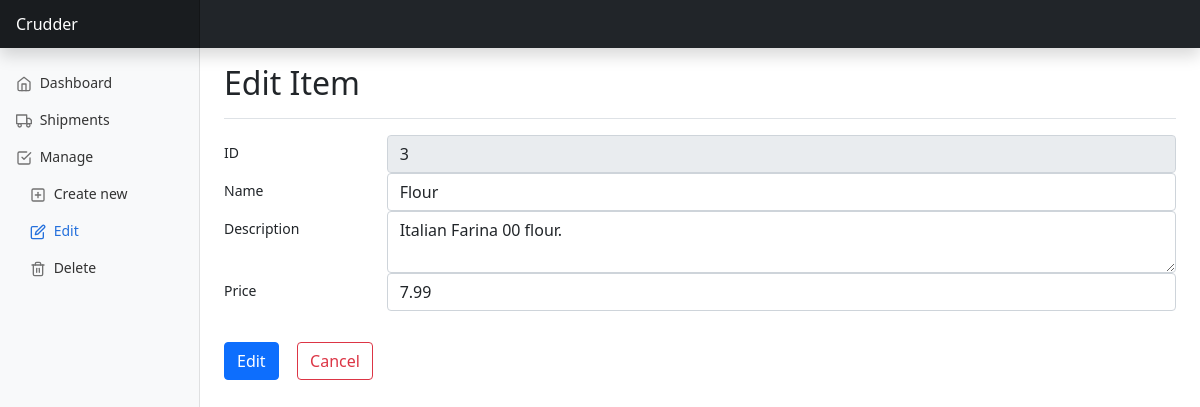
The page /manage/edit/3 on the database as committed earlier.
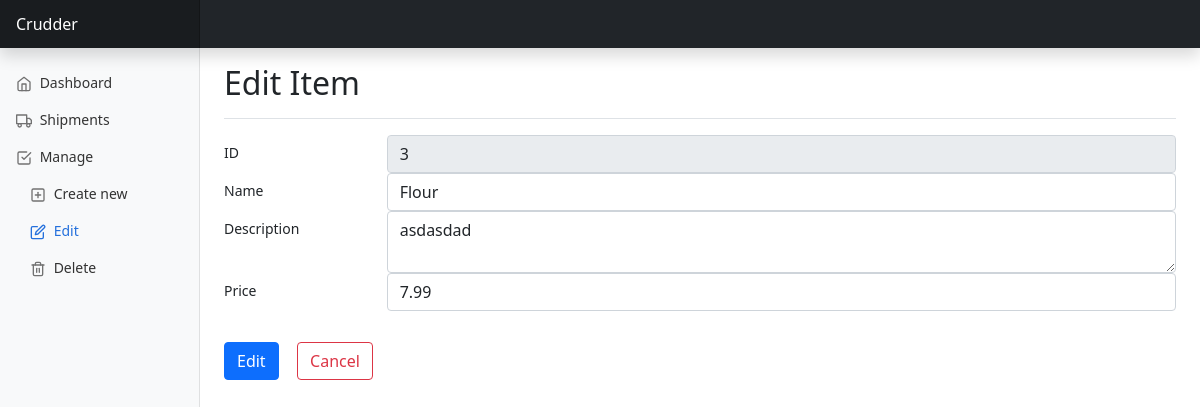
The same page on the database as committed later.
### tables this page shows
CREATE TABLE items (
  id INTEGER PRIMARY KEY AUTOINCREMENT,
  name TEXT,
  description TEXT,
  price REAL
);

### app.py (the view, shortened to what this page needs)
@app.route('/manage/edit/<int:item_id>', methods=['GET', 'POST'])
def manage_edit_item(item_id):
    conn = db.get_db_connection()
    item = db.execute_query(
        conn=conn,
        query=constants.GET_ITEM_QUERY,
        args=(item_id,)
    ).fetchone()
    conn.close()
    return render_template('manage/edit_details.html', item=item)

### db.py (called while the page is built)
def get_db_connection(db='database.db'):
    conn = sqlite3.connect(db)
    conn.row_factory = sqlite3.Row
    return conn

def get_db_cursor(conn):
    return conn.cursor()

def execute_query(conn, query, args=None):
    cursor = get_db_cursor(conn)
    if args:
        cursor.execute(query, args)
    else:
        cursor.execute(query)
    conn.commit()
    return cursor

### templates/manage/edit_details.html (shortened to what this page needs)
{% extends "base.html" %}
{% block sidebar %}
  <li class="nav-item">
    <a class="nav-link" href="/index">
      <span data-feather="home"></span>
      Dashboard
    </a>
  </li>
  <li class="nav-item">
    <a class="nav-link" href="/shipments">
      <span data-feather="truck"></span>
      Shipments
    </a>
  </li>
  <li class="nav-item">
    <a class="nav-link" href="/manage">
      <span data-feather="check-square"></span>
      Manage
    </a>
    <ul class="nav flex-column">
      <li class="nav-item"><a class="nav-link" href="/manage/create">
        <span data-feather="plus-square"></span>
        Create new
      </a>
      </li>
      <li class="nav-item"><a class="nav-link active" aria-current="page" href="/manage/edit">
        <span data-feather="edit"></span>
        Edit
      </a>
      </li>
      <li class="nav-item"><a class="nav-link" href="/manage/delete">
        <span data-feather="trash-2"></span>
        Delete
      </a>
      </li>
    </ul>
  </li>
{% endblock %}
{% block header %}Edit Item{% endblock %}
{% block content %}
  <form method="post">
  <div class="form-group row">
    <label for="item_id" class="col-sm-2 col-form-label">ID</label>
    <div class="col-sm-10">
      <input type="text" class="form-control" name="item_id" id="item_id" value="{{ item["id"] }}" disabled required>
    </div>
  </div>
  <div class="form-group row">
    <label for="name" class="col-sm-2 col-form-label">Name</label>
    <div class="col-sm-10">
      <input type="text" class="form-control" name="name" id="name" placeholder="{{ item["name"] }}" value="{{ item["name"] }}" required>
    </div>
  </div>
  <div class="form-group row">
    <label for="description" class="col-sm-2 col-form-label">Description</label>
    <div class="col-sm-10">
      <textarea class="form-control" name="description" id="description" required>{{ item["description"] }}</textarea>
    </div>
  </div>
  <div class="form-group row">
    <label for="price" class="col-sm-2 col-form-label">Price</label>
    <div class="col-sm-10">
      <input type="number" class="form-control" name="price" id="price" step="0.01" min="0.01" max="999999.99"
             placeholder="{{ "{:.2f}".format(item["price"]) }}" value="{{ "{:.2f}".format(item["price"]) }}" required>
    </div>
  </div><br>
  <h1>
  <button type="submit" class="btn btn-primary me-2">Edit</button>
  {% if success %}
  <a href="/manage/edit"><button type="button" class="btn btn-outline-primary">Done</button></a>
  {% else %}
  <a href="/manage/edit"><button type="button" class="btn btn-outline-danger">Cancel</button></a>
  {% endif %}
  </h1>
  </form>
{% endblock %}

Rows that differ between the two databases and show on the page:
changed items "Flour": description "Italian Farina 00 flour." → "asdasdad"
